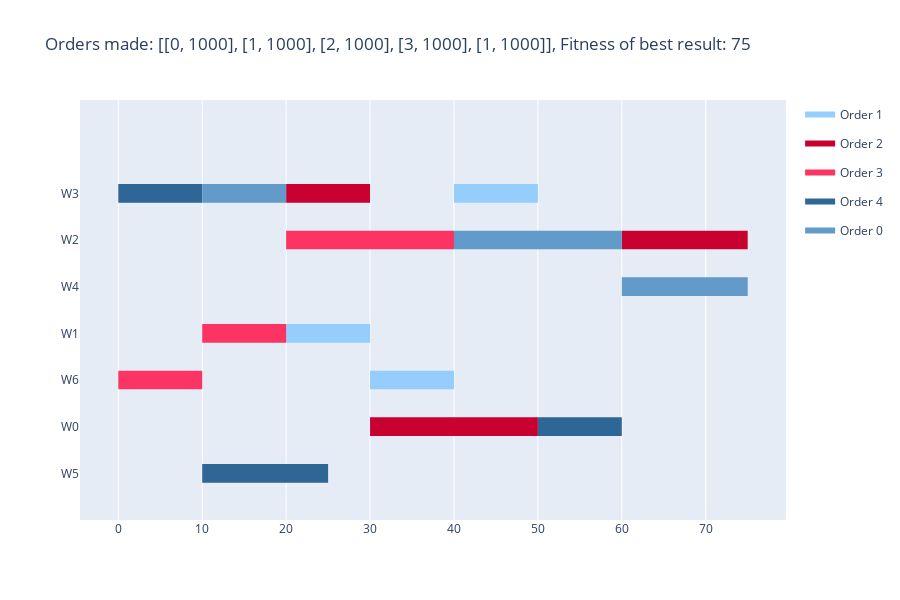

The notebook cell saved with this chart:
### Code cell
def is_first(jobs, index): # check if job is the first in it's order sequence
    return jobs[index][2] == 0 or order_for_index[jobs[index][2]-1] != order_for_index[jobs[index][2]]

w = dict()
for i in range(len(assignments)):
    if assignments[i] not in w:
        w[assignments[i]] = []
    w[assignments[i]].append([start_times[i], start_times[i]+durations[i], i]) #<start, end, index>
#print(w)
for workstation in w:
    w[workstation] = sorted(w[workstation], key=lambda x: x[0])
#print(w)
import copy
new_solution = copy.deepcopy(start_times)
changes_made = True
while changes_made:
    changes_made = False
    for workstation in w:
        for i in range(len(w[workstation])):
            shift = 0
            if is_first(w[workstation], i):
                if i == 0:
                    shift = w[workstation][i][0]
                else:
                    shift = w[workstation][i][0] - w[workstation][i-1][1]
            else: # find end of previous job in sequence + end of job previous on the workstation -> move to closer one
                    prev_end = new_solution[w[workstation][i][2]-1] + durations[w[workstation][i][2]-1]
                    prev_shift = w[workstation][i][0] - prev_end
                    if i == 0:
                        shift = prev_shift
                    else:
                        shift = w[workstation][i][0] - w[workstation][i-1][1]
                        if prev_shift < shift:
                            shift = prev_shift
            w[workstation][i][0] -= shift
            w[workstation][i][1] -= shift
            new_solution[w[workstation][i][2]] = w[workstation][i][0]
        changes_made = changes_made or shift != 0
result = []
for i in range(len(new_solution)):
    result.append(assignments[i])
    result.append(new_solution[i])
#print(result)
fitness = abs(fitness_function(result, 0)) - 1
#print(f'Makespan: {abs(fitness_function(result, 0)) - 1}')
data = []
for i in range(len(assignments)):
    data.append([assignments[i], job_for_index(i), new_solution[i], durations[i]])
visualize(result, fitness, orders, job_durations)

### Figure 1 — Plotly figure (JSON) as saved in the notebook; plotly's stock layout.template omitted (floating-point values rounded to 4 significant figures)
{"data": [{"fill": "toself", "fillcolor": "rgb(149, 206, 253)", "hoverinfo": "name", "legendgroup": "rgb(149, 206, 253)", "mode": "none", "name": "Order 1", "type": "scatter", "x": [20, 30, 30, 20, 20, 30, 40, 40, 30, 30, 40, 50, 50, 40], "y": [2.8, 2.8, 3.2, 3.2, null, 1.8, 1.8, 2.2, 2.2, null, 5.8, 5.8, 6.2, 6.2]}, {"fill": "toself", "fillcolor": "rgb(200, 1, 48)", "hoverinfo": "name", "legendgroup": "rgb(200, 1, 48)", "mode": "none", "name": "Order 2", "type": "scatter", "x": [20, 30, 30, 20, 20, 30, 50, 50, 30, 30, 60, 75, 75, 60], "y": [5.8, 5.8, 6.2, 6.2, null, 0.8, 0.8, 1.2, 1.2, null, 4.8, 4.8, 5.2, 5.2]}, {"fill": "toself", "fillcolor": "rgb(251, 52, 99)", "hoverinfo": "name", "legendgroup": "rgb(251, 52, 99)", "mode": "none", "name": "Order 3", "type": "scatter", "x": [0, 10, 10, 0, 0, 10, 20, 20, 10, 10, 20, 40, 40, 20], "y": [1.8, 1.8, 2.2, 2.2, null, 2.8, 2.8, 3.2, 3.2, null, 4.8, 4.8, 5.2, 5.2]}, {"fill": "toself", "fillcolor": "rgb(46, 103, 150)", "hoverinfo": "name", "legendgroup": "rgb(46, 103, 150)", "mode": "none", "name": "Order 4", "type": "scatter", "x": [0, 10, 10, 0, 0, 10, 25, 25, 10, 10, 50, 60, 60, 50], "y": [5.8, 5.8, 6.2, 6.2, null, -0.2, -0.2, 0.2, 0.2, null, 0.8, 0.8, 1.2, 1.2]}, {"fill": "toself", "fillcolor": "rgb(98, 155, 202)", "hoverinfo": "name", "legendgroup": "rgb(98, 155, 202)", "mode": "none", "name": "Order 0", "type": "scatter", "x": [10, 20, 20, 10, 10, 40, 60, 60, 40, 40, 60, 75, 75, 60], "y": [5.8, 5.8, 6.2, 6.2, null, 4.8, 4.8, 5.2, 5.2, null, 3.8, 3.8, 4.2, 4.2]}, {"legendgroup": "rgb(149, 206, 253)", "marker": {"color": "rgb(149, 206, 253)", "opacity": 0, "size": 1}, "mode": "markers", "name": "", "showlegend": false, "text": [null, null, null, null, null, null], "type": "scatter", "x": [20, 30, 30, 40, 40, 50], "y": [3, 3, 2, 2, 6, 6]}, {"legendgroup": "rgb(200, 1, 48)", "marker": {"color": "rgb(200, 1, 48)", "opacity": 0, "size": 1}, "mode": "markers", "name": "", "showlegend": false, "text": [null, null, null, null, null, null], "type": "scatter", "x": [20, 30, 30, 50, 60, 75], "y": [6, 6, 1, 1, 5, 5]}, {"legendgroup": "rgb(251, 52, 99)", "marker": {"color": "rgb(251, 52, 99)", "opacity": 0, "size": 1}, "mode": "markers", "name": "", "showlegend": false, "text": [null, null, null, null, null, null], "type": "scatter", "x": [0, 10, 10, 20, 20, 40], "y": [2, 2, 3, 3, 5, 5]}, {"legendgroup": "rgb(46, 103, 150)", "marker": {"color": "rgb(46, 103, 150)", "opacity": 0, "size": 1}, "mode": "markers", "name": "", "showlegend": false, "text": [null, null, null, null, null, null], "type": "scatter", "x": [0, 10, 10, 25, 50, 60], "y": [6, 6, 0, 0, 1, 1]}, {"legendgroup": "rgb(98, 155, 202)", "marker": {"color": "rgb(98, 155, 202)", "opacity": 0, "size": 1}, "mode": "markers", "name": "", "showlegend": false, "text": [null, null, null, null, null, null], "type": "scatter", "x": [10, 20, 40, 60, 60, 75], "y": [6, 6, 5, 5, 4, 4]}], "layout": {"height": 600, "hovermode": "closest", "showlegend": true, "title": {"text": "Orders made: [[0, 1000], [1, 1000], [2, 1000], [3, 1000], [1, 1000]], Fitness of best result: 75"}, "xaxis": {"rangeselector": {"buttons": [{"count": 7, "label": "1w", "step": "day", "stepmode": "backward"}, {"count": 1, "label": "1m", "step": "month", "stepmode": "backward"}, {"count": 6, "label": "6m", "step": "month", "stepmode": "backward"}, {"count": 1, "label": "YTD", "step": "year", "stepmode": "todate"}, {"count": 1, "label": "1y", "step": "year", "stepmode": "backward"}, {"step": "all"}]}, "showgrid": true, "type": "linear", "zeroline": false}, "yaxis": {"autorange": false, "range": [-1, 8], "showgrid": false, "ticktext": ["W5", "W0", "W6", "W1", "W4", "W2", "W3"], "tickvals": [0, 1, 2, 3, 4, 5, 6], "zeroline": false}}}
